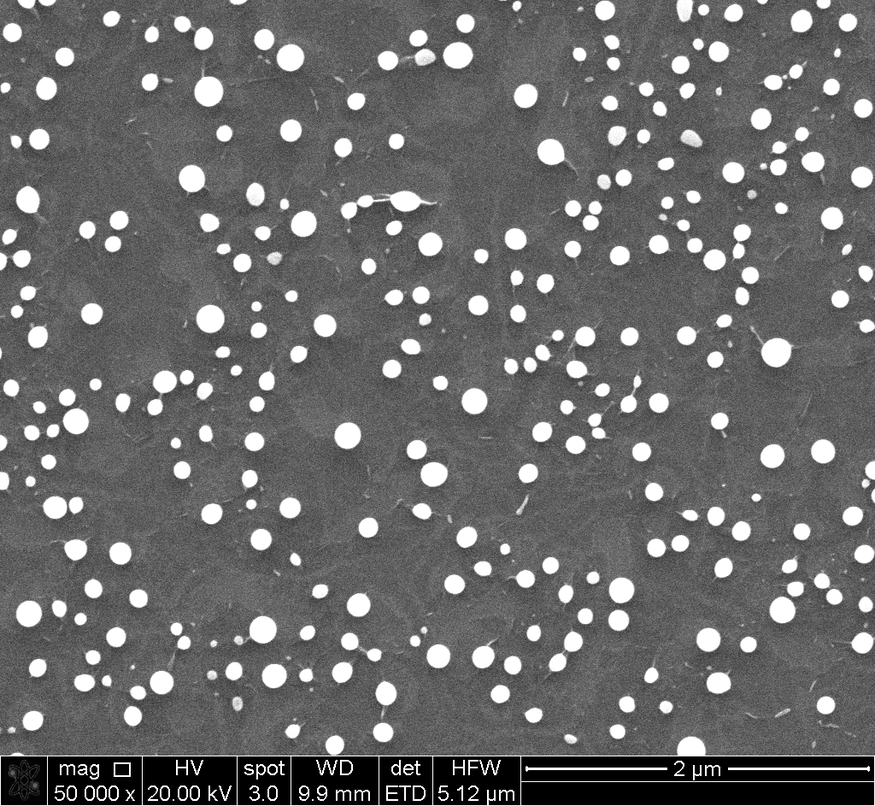
#> input picture examples/15_200mj_100c.tif, 875 x 806 px, shrunk from 1024 x 943 before the run
$ python -i validator.py   (imports and definitions only)
#> lines starting #> are read from the running program, lines starting #| are printed output that depends on the picture; after the words box and inside, x2 and y2 are one past the last pixel; in counts of white or black regions, pixels touching at a corner belong together
#> further down, picture is the input picture: shape (806, 875, 3); min 0, max 255, mean 106.6
# -*- coding: utf-8 -*-
"""
Image-quality checks for nanoparticle detection viability.

Author: Karishma Begum
Year: 2026
"""


import cv2
import numpy as np

def check_image_viability(img_rgb):
    """
    Checks nanoparticle image viability based on particle circularity and solidity.

    Returns:
        (bool, str, dict): pass/fail, a message, and a score/metrics dict.
    """
    if img_rgb is None:
        return False, "Invalid image data", {"score": 0}

    # 1. Configuration Constants (Mirrored from test logic)
    MIN_CIRCULARITY = 0.75
    MIN_SOLIDITY = 0.90
    PASS_THRESHOLD = 0.70
    MIN_AREA = 40  # Threshold for noise

    # 2. Prepare Image
    # Note: Using RGB to Gray conversion as the tool likely passes RGB frames
    gray = cv2.cvtColor(img_rgb, cv2.COLOR_RGB2GRAY)
    blurred = cv2.GaussianBlur(gray, (5, 5), 0)
    _, thresh = cv2.threshold(blurred, 0, 255, cv2.THRESH_BINARY + cv2.THRESH_OTSU)
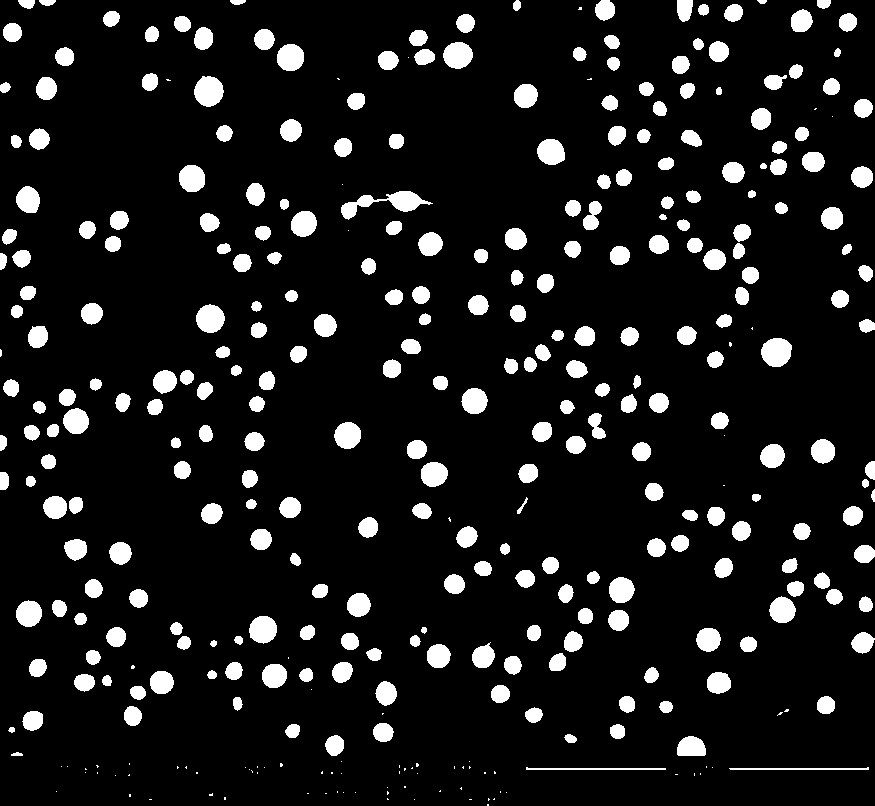
#> thresh: shape (806, 875); 10.2% white; 371 white regions (84 under 20 px)

    contours, _ = cv2.findContours(thresh, cv2.RETR_EXTERNAL, cv2.CHAIN_APPROX_SIMPLE)
#> contours = 371 contours, 84 with area under 20; largest, box (x1, y1, x2, y2) and area: (341, 191, 433, 220) 860, (194, 76, 224, 107) 664, (761, 338, 792, 367) 662, (196, 304, 225, 333) 600, (443, 42, 473, 69) 586

    # 3. Shape Analysis Metrics
    valid_nps = 0
    total_blobs = 0

    for cnt in contours:
        area = cv2.contourArea(cnt)
        if area < MIN_AREA:
            continue # Ignore tiny noise

        total_blobs += 1
        perimeter = cv2.arcLength(cnt, True)
        if perimeter == 0:
            continue

        # Metric: Circularity (4*pi*A / P^2)
        circularity = (4 * np.pi * area) / (perimeter ** 2)

        # Metric: Solidity (Area / Convex Hull Area)
        hull = cv2.convexHull(cnt)
        hull_area = cv2.contourArea(hull)
        solidity = float(area) / hull_area if hull_area > 0 else 0

        if circularity > MIN_CIRCULARITY and solidity > MIN_SOLIDITY:
            valid_nps += 1
#> this loop made 371 passes
#> (area, total_blobs, perimeter, circularity, hull_area, solidity) on passes 44, 46, 67, 68, 69, 71, 72, 73, 76, 78, 79, 80: (140, 1, 280.8, 0.0223, 208.5, 0.671), (140.5, 2, 281.4, 0.0223, 209, 0.672), (445, 3, 83.46, 0.803, 452, 0.985), (278.5, 4, 62.53, 0.895, 284.5, 0.979), (70, 5, 32.97, 0.809, 72.5, 0.966), (162.5, 6, 48.38, 0.872, 167.5, 0.97), (144.5, 7, 45.21, 0.888, 148, 0.976), (286.5, 8, 63.7, 0.887, 294, 0.974), (303, 9, 66.28, 0.867, 312.5, 0.97), (186.5, 10, 52.87, 0.838, 195, 0.956), (257, 11, 60.28, 0.889, 263.5, 0.975), (113.5, 12, 40.38, 0.875, 117.5, 0.966)
#> after the loop, total_blobs = 274; valid_nps = 259

    # 4. Calculation & Validation Gates
    quality_ratio = valid_nps / total_blobs if total_blobs > 0 else 0
#> quality_ratio = 0.945

    # Check A: Sparsity Gate
    if total_blobs < 10:
        return (
            False,
            f"Insufficient particle density ({total_blobs} resolvable regions detected)",
            {"score": round(quality_ratio, 2), "count": total_blobs}
        )

    # Check B: Quality Gate
    if quality_ratio < PASS_THRESHOLD:
        return (
            False,
            f"Low proportion of well-resolved particles (quality ratio: {quality_ratio:.2f}); "
            f"micrograph dominated by elongated or incompletely resolved regions",
            {"score": round(quality_ratio, 2), "count": total_blobs}
        )

    # Check C: Bulk Mass Gate (safety check for large clumps)
    h, w = gray.shape
#> h = 806; w = 875
    total_pixels = h * w
#> total_pixels = 705250
    max_blob_area = max([cv2.contourArea(c) for c in contours]) if contours else 0
#> max_blob_area = 860
    if (max_blob_area / total_pixels) > 0.35:
        return (
            False,
            "Micrograph dominated by an unformed, continuous bulk region rather than discrete particles",
            {"score": round(quality_ratio, 2), "mass_ratio": round(max_blob_area/total_pixels, 2)}
        )

    return True, f"Valid: quality ratio {quality_ratio:.2f}", {"score": round(quality_ratio, 2), "count": valid_nps}

>>> import cv2
>>> picture = cv2.cvtColor(cv2.imread('../examples/15_200mj_100c.tif'), cv2.COLOR_BGR2RGB)
>>> result = check_image_viability(picture)

$ run again, on examples/16_200mj_100c.tif
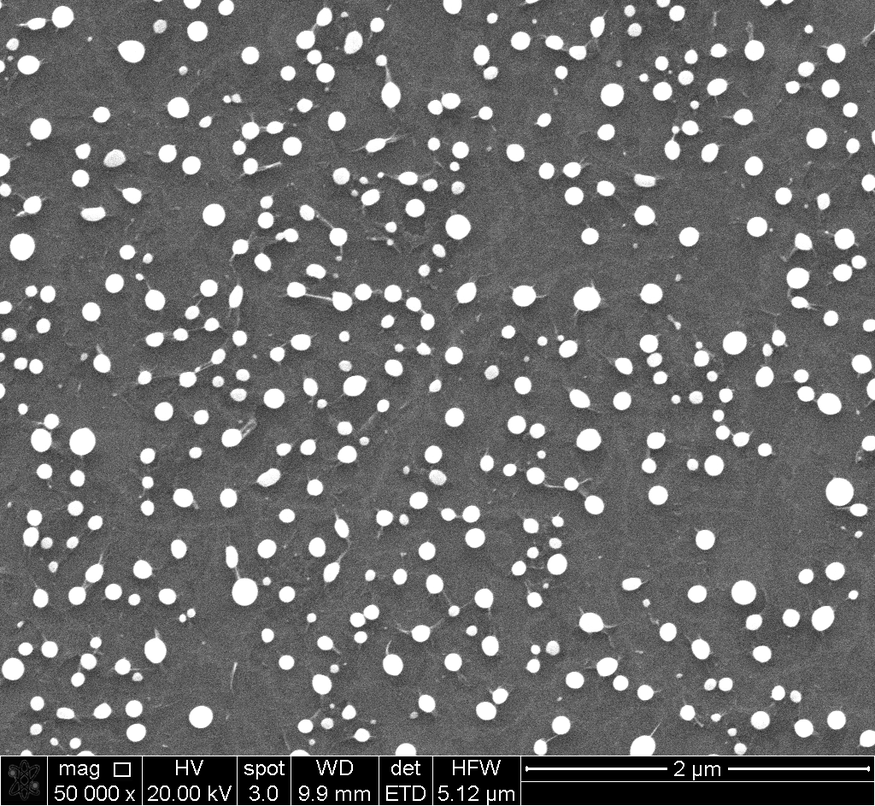
#> input picture examples/16_200mj_100c.tif, 875 x 806 px, shrunk from 1024 x 943 before the run
#> picture is the input picture: shape (806, 875, 3); min 0, max 255, mean 108.4
#> in check_image_viability, `_, thresh = cv2.threshold(blurred, 0, 255, cv2.THRESH_BINARY + cv2.THR..`:
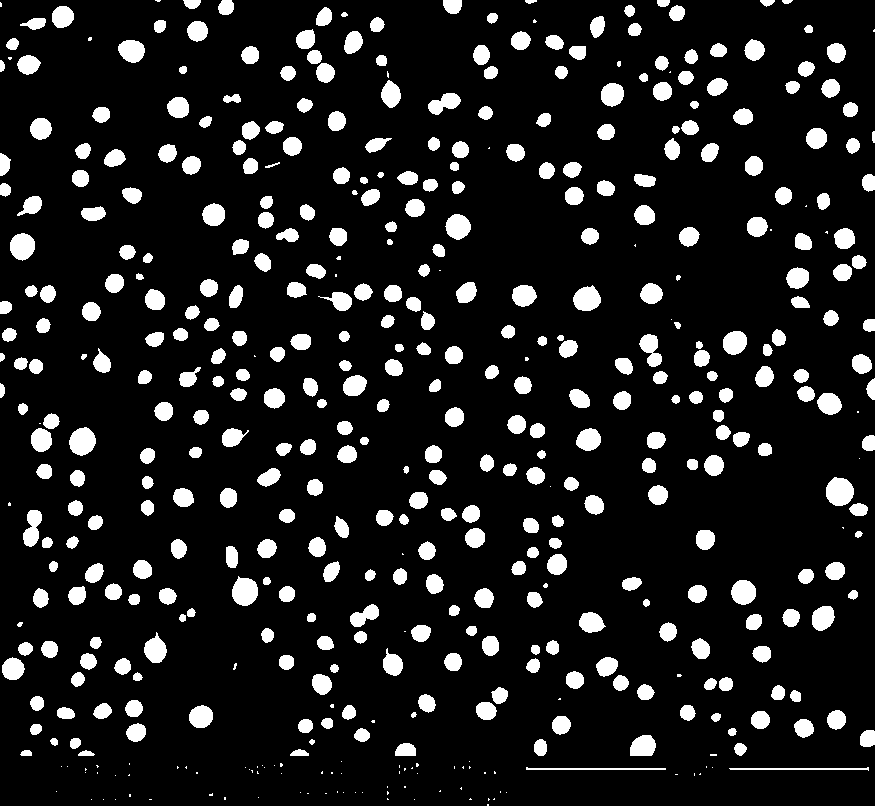
#> thresh: shape (806, 875); 11.8% white; 505 white regions (106 under 20 px)
#> contours = 505 contours, 115 with area under 20; largest, box (x1, y1, x2, y2) and area: (826, 477, 854, 506) 594, (232, 576, 258, 606) 550, (69, 427, 96, 456) 542, (573, 285, 601, 311) 500, (10, 233, 35, 261) 498
#> the loop in check_image_viability, `for cnt in contours:` made 505 passes
#> (area, total_blobs, perimeter, circularity, hull_area, solidity) on passes 51, 53, 79, 80, 81, 83, 85, 86: (140.5, 1, 282.2, 0.0222, 277.5, 0.506), (140.5, 2, 281.4, 0.0223, 209, 0.672), (105, 6, 38.63, 0.884, 108, 0.972), (204, 7, 58.14, 0.758, 208, 0.981), (160, 8, 47.8, 0.88, 163.5, 0.979), (83, 9, 34.14, 0.895, 84.5, 0.982), (415, 10, 79.46, 0.826, 423, 0.981), (201, 11, 54.14, 0.862, 203.5, 0.988)
#> after the loop in check_image_viability, `for cnt in contours:`: total_blobs = 372; valid_nps = 342
#> quality_ratio = 0.919
#> max_blob_area = 594

$ run again, on examples/1_200mj_200c.tif
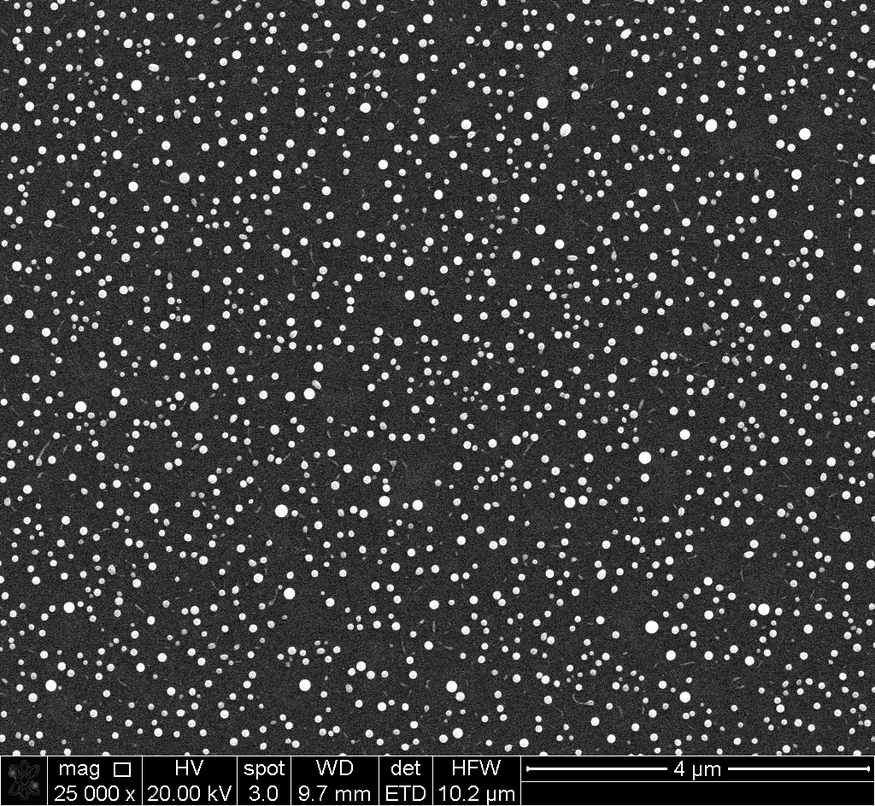
#> input picture examples/1_200mj_200c.tif, 875 x 806 px, shrunk from 1024 x 943 before the run
#> picture is the input picture: shape (806, 875, 3); min 0, max 255, mean 62.4
#> in check_image_viability, `blurred = cv2.GaussianBlur(gray, (5, 5), 0)`:
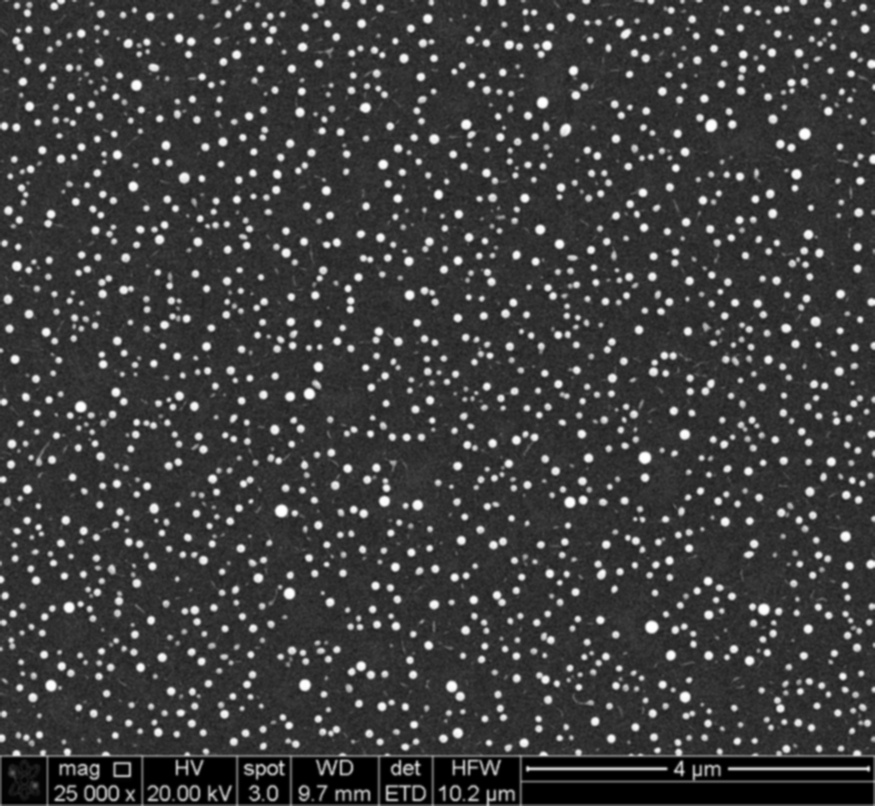
#> blurred: shape (806, 875); min 0, max 255, mean 62.3
#> in check_image_viability, `_, thresh = cv2.threshold(blurred, 0, 255, cv2.THRESH_BINARY + cv2.THR..`:
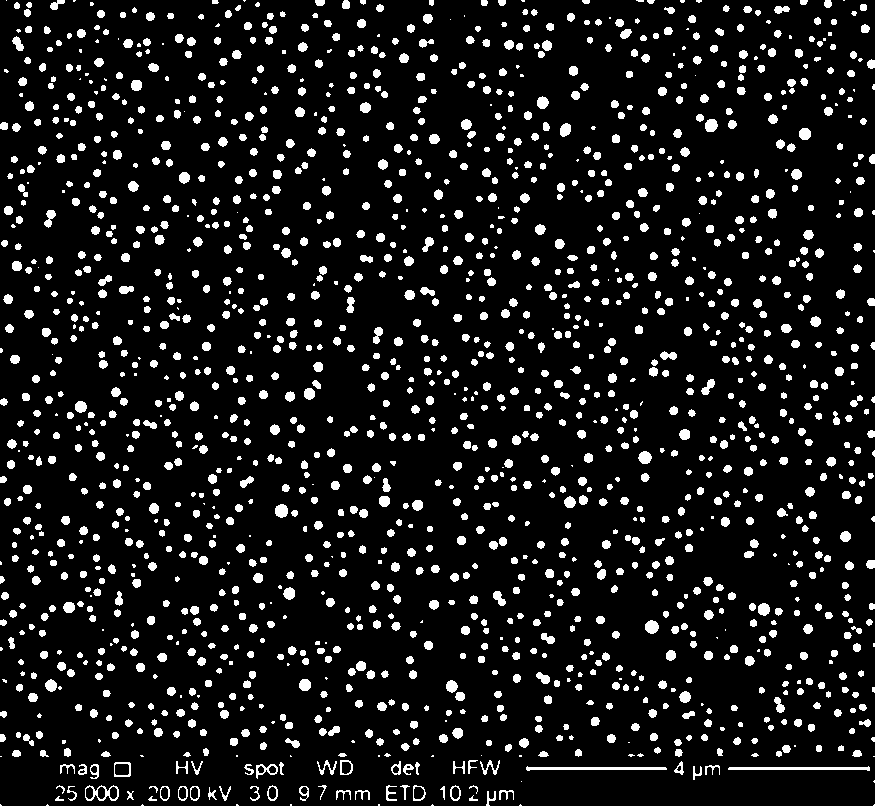
#> thresh: shape (806, 875); 9.9% white; 1692 white regions (266 under 20 px)
#> contours = 1692 contours, 469 with area under 20; largest, box (x1, y1, x2, y2) and area: (85, 785, 119, 801) 370, (728, 766, 870, 771) 285, (526, 766, 667, 771) 284, (114, 762, 131, 777) 222, (256, 764, 278, 779) 168
#> the loop in check_image_viability, `for cnt in contours:` made 1692 passes
#> (area, total_blobs, perimeter, circularity, hull_area, solidity) on passes 20, 23, 24, 25, 29, 30, 32, 34: (78.5, 1, 56.04, 0.314, 110.5, 0.71), (111.5, 2, 40.73, 0.845, 113.5, 0.982), (110.5, 3, 40.73, 0.837, 113, 0.978), (110, 4, 40.14, 0.858, 111.5, 0.987), (121, 5, 42.97, 0.823, 126, 0.96), (150.5, 6, 48.73, 0.797, 156, 0.965), (40.5, 7, 77.56, 0.0846, 145, 0.279), (120, 8, 42.97, 0.817, 125.5, 0.956)
#> after the loop in check_image_viability, `for cnt in contours:`: total_blobs = 457; valid_nps = 408
#> quality_ratio = 0.893
#> max_blob_area = 370

$ run again, on examples/27_200mj_200c.tif
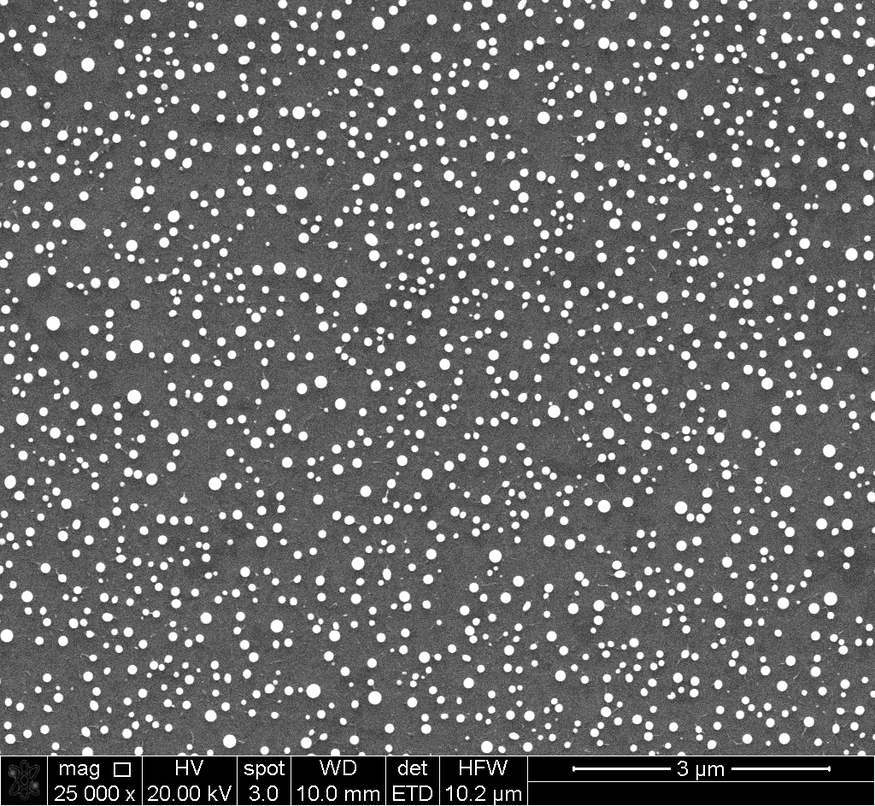
#> input picture examples/27_200mj_200c.tif, 875 x 806 px, shrunk from 1024 x 943 before the run
#> picture is the input picture: shape (806, 875, 3); min 0, max 255, mean 103.7
#> in check_image_viability, `_, thresh = cv2.threshold(blurred, 0, 255, cv2.THRESH_BINARY + cv2.THR..`:
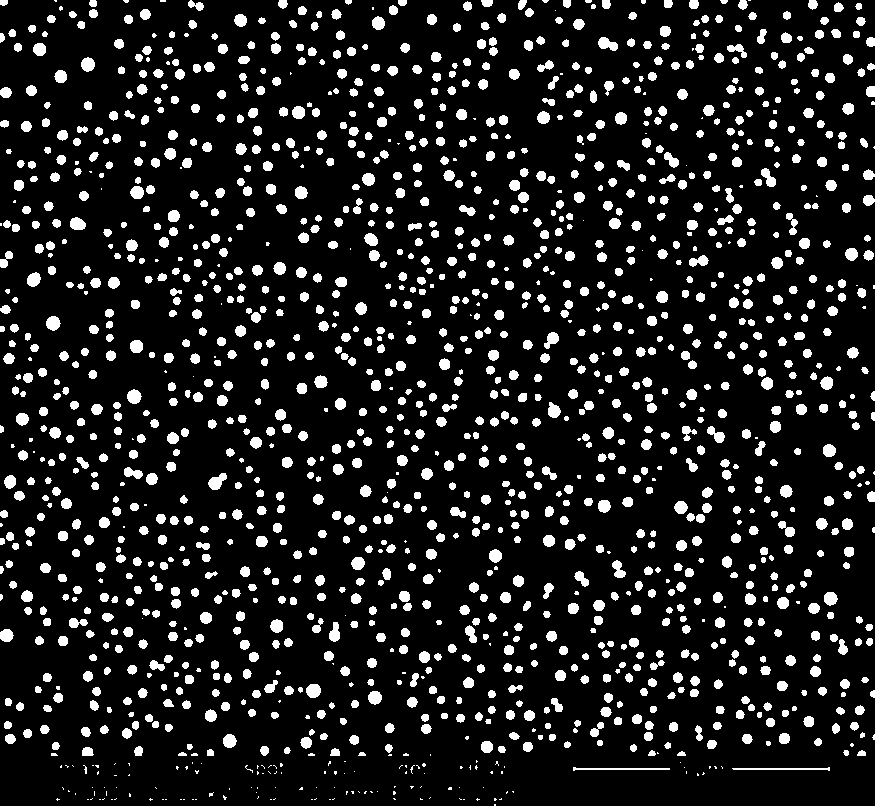
#> thresh: shape (806, 875); 12.1% white; 1633 white regions (264 under 20 px)
#> contours = 1633 contours, 363 with area under 20; largest, box (x1, y1, x2, y2) and area: (208, 473, 227, 490) 167, (598, 37, 618, 51) 156, (306, 684, 321, 698) 150, (46, 316, 61, 331) 146, (127, 389, 142, 404) 144
#> the loop in check_image_viability, `for cnt in contours:` made 1633 passes
#> (area, total_blobs, perimeter, circularity, hull_area, solidity) on passes 140, 142, 143, 145, 149, 150, 153, 154: (74, 4, 34.49, 0.782, 77.5, 0.955), (57, 5, 28.14, 0.904, 58, 0.983), (58.5, 6, 29.9, 0.822, 61.5, 0.951), (40, 7, 24.14, 0.862, 41.5, 0.964), (68.5, 8, 30.73, 0.912, 69.5, 0.986), (40.5, 9, 23.9, 0.891, 41.5, 0.976), (103.5, 10, 37.56, 0.922, 104.5, 0.99), (60, 11, 29.31, 0.877, 61.5, 0.976)
#> after the loop in check_image_viability, `for cnt in contours:`: total_blobs = 796; valid_nps = 738
#> quality_ratio = 0.927
#> max_blob_area = 167
